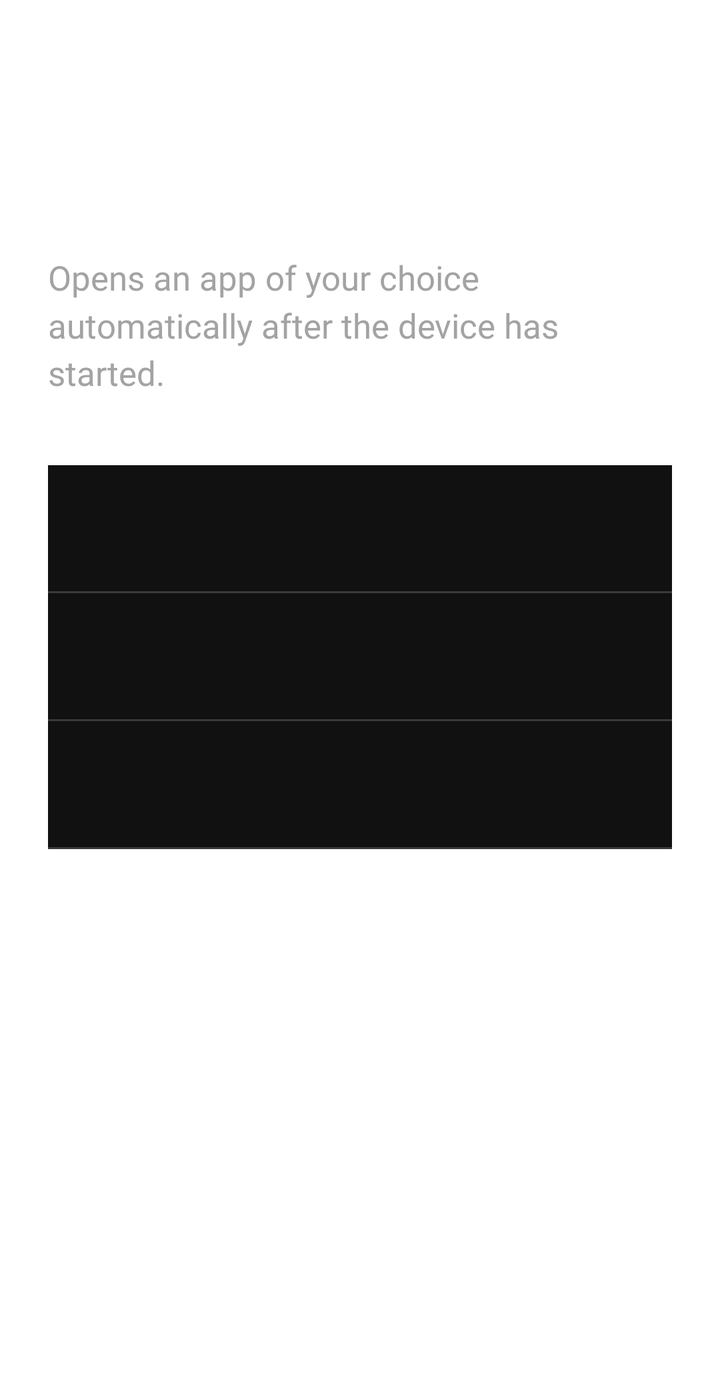
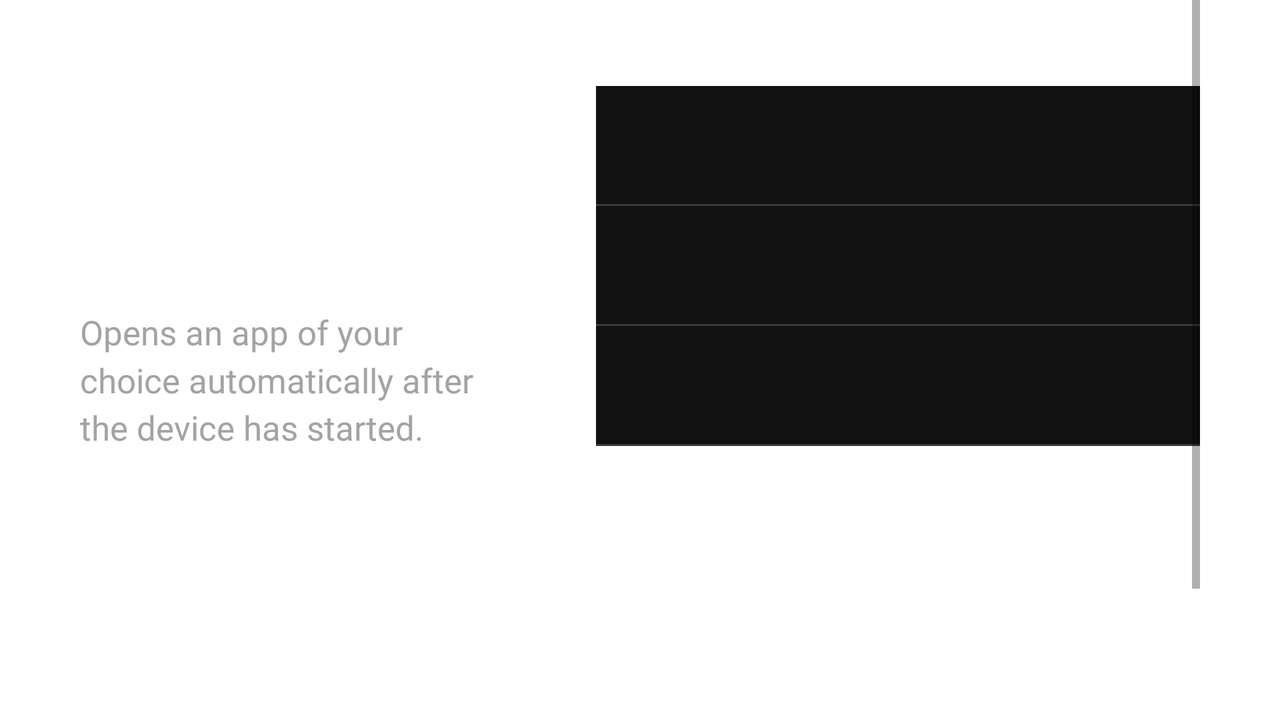

One screen, two layout resources from the same app: the default and the repository's alternative for another configuration. Each is rendered where Android would select it; the XML of both is given below.
<!-- AndroidManifest.xml: application theme AppTheme -->
<!-- res/layout/activity_main.xml -->
<?xml version="1.0" encoding="utf-8"?>
<ScrollView xmlns:android="http://schemas.android.com/apk/res/android"
    android:layout_width="match_parent"
    android:layout_height="match_parent"
    android:fillViewport="true">

    <LinearLayout
        android:layout_width="match_parent"
        android:layout_height="wrap_content"
        android:clipChildren="false"
        android:clipToPadding="false"
        android:orientation="vertical"
        android:paddingStart="@dimen/page_pad_h"
        android:paddingTop="@dimen/page_pad_top"
        android:paddingEnd="@dimen/page_pad_h"
        android:paddingBottom="@dimen/page_pad_v">

        <include layout="@layout/part_header" />

        <Space
            android:layout_width="match_parent"
            android:layout_height="@dimen/section_gap" />

        <include layout="@layout/part_rows" />

        <Space
            android:layout_width="match_parent"
            android:layout_height="@dimen/section_gap" />

        <include layout="@layout/part_footer" />

        <TextView
            android:id="@+id/text_version"
            style="@style/Text.Small.Dim"
            android:layout_width="wrap_content"
            android:layout_height="wrap_content"
            android:layout_marginTop="10dp" />
    </LinearLayout>
</ScrollView>
<!-- res/layout/part_header.xml (included above) -->
<?xml version="1.0" encoding="utf-8"?>
<merge xmlns:android="http://schemas.android.com/apk/res/android">

    <TextView
        style="@style/Text.Title"
        android:layout_width="wrap_content"
        android:layout_height="wrap_content"
        android:text="@string/app_name" />

    <TextView
        style="@style/Text.Body"
        android:layout_width="wrap_content"
        android:layout_height="wrap_content"
        android:layout_marginTop="12dp"
        android:maxWidth="420dp"
        android:text="@string/description" />
</merge>
<!-- res/layout/part_rows.xml (included above) -->
<?xml version="1.0" encoding="utf-8"?>
<merge xmlns:android="http://schemas.android.com/apk/res/android">

    <View
        android:layout_width="match_parent"
        android:layout_height="@dimen/rule_heavy"
        android:background="@color/rule_heavy" />

    <include android:id="@+id/row_enabled" layout="@layout/row" />
    <include android:id="@+id/row_app" layout="@layout/row" />
    <include android:id="@+id/row_test" layout="@layout/row" />
</merge>
<!-- res/layout/part_footer.xml (included above) -->
<?xml version="1.0" encoding="utf-8"?>
<merge xmlns:android="http://schemas.android.com/apk/res/android">

    <TextView
        android:id="@+id/text_settings"
        style="@style/Link"
        android:text="@string/settings_link" />

    <TextView
        android:id="@+id/text_help"
        style="@style/Link"
        android:text="@string/help" />

    <TextView
        android:id="@+id/text_feedback"
        style="@style/Link"
        android:text="@string/feedback" />

    <TextView
        android:id="@+id/text_imprint"
        style="@style/Link"
        android:text="@string/imprint" />
</merge>
<!-- res/layout/row.xml (included above) -->
<?xml version="1.0" encoding="utf-8"?>
<LinearLayout xmlns:android="http://schemas.android.com/apk/res/android"
    style="@style/Row">

    <TextView
        android:id="@+id/row_label"
        style="@style/Text"
        android:layout_width="0dp"
        android:layout_height="wrap_content"
        android:layout_weight="1"
        android:duplicateParentState="true"
        android:paddingTop="12dp"
        android:paddingBottom="12dp" />

    <TextView
        android:id="@+id/row_value"
        style="@style/Text.Value"
        android:layout_width="wrap_content"
        android:layout_height="wrap_content"
        android:layout_marginStart="16dp"
        android:duplicateParentState="true"
        android:ellipsize="end"
        android:gravity="end"
        android:maxWidth="@dimen/value_max_width"
        android:singleLine="true" />
</LinearLayout>
<!-- resources referenced by this layout -->
<resources>
  <color name="rule_heavy">#FFFFFF</color>
  <dimen name="page_pad_h">24dp</dimen>
  <dimen name="page_pad_top">64dp</dimen>
  <dimen name="page_pad_v">32dp</dimen>
  <dimen name="rule_heavy">3dp</dimen>
  <dimen name="section_gap">32dp</dimen>
  <dimen name="value_max_width">180dp</dimen>
  <string name="app_name" translatable="false">AutoStartTV</string>
  <string name="description">Opens an app of your choice automatically after the device has started.</string>
  <string name="feedback">Feedback ↗</string>
  <string name="help">Help ↗</string>
  <string name="imprint">Imprint ↗</string>
  <string name="settings_link">Settings →</string>
  <style name="Link" parent="Text.Small">
          <item name="android:layout_width">wrap_content</item>
          <item name="android:layout_height">wrap_content</item>
          <item name="android:layout_marginLeft">-10dp</item>
          <item name="android:padding">10dp</item>
          <item name="android:background">@drawable/link_bg</item>
          <item name="android:clickable">true</item>
          <item name="android:focusable">true</item>
      </style>
  <!-- from res/values-v26/ -->
  <style name="Text">
          <item name="android:fontFamily">@font/inter_regular</item>
          <item name="android:textColor">@color/text_primary</item>
          <item name="android:textSize">@dimen/text_row</item>
      </style>
  <style name="Text.Body">
          <item name="android:textColor">@color/text_dim</item>
          <item name="android:textSize">@dimen/text_body</item>
          <item name="android:lineSpacingMultiplier">1.2</item>
      </style>
  <style name="Text.Small.Dim">
          <item name="android:textColor">@color/text_dim</item>
      </style>
  <style name="Text.Title" parent="Text.Bold">
          <item name="android:textColor">@color/text</item>
          <item name="android:textSize">@dimen/text_title</item>
          <item name="android:letterSpacing">-0.03</item>
          <item name="android:includeFontPadding">false</item>
      </style>
  <style name="Text.Value" parent="Text.Bold" />
  <!-- from res/values-v23/ -->
  <style name="AppTheme" parent="android:Theme.Material.Light.NoActionBar">
          <item name="android:windowBackground">@color/white</item>
          <item name="android:colorPrimary">@color/white</item>
          <item name="android:colorPrimaryDark">@color/white</item>
          <item name="android:colorAccent">@color/red</item>
          <item name="android:statusBarColor">@color/white</item>
          <item name="android:windowLightStatusBar">true</item>
          <item name="android:navigationBarColor">@color/black</item>
      </style>
  <style name="Text.Small">
          <item name="android:textSize">@dimen/text_small</item>
      </style>
  <!-- drawable link_bg (drawable) -->
  <?xml version="1.0" encoding="utf-8"?>
  <selector xmlns:android="http://schemas.android.com/apk/res/android">
      <item android:drawable="@color/accent" android:state_focused="true" />
      <item android:drawable="@color/accent" android:state_pressed="true" />
      <item android:drawable="@android:color/transparent" />
  </selector>
  <dimen name="row_min_height">64dp</dimen>
  <dimen name="row_pad_h">12dp</dimen>
  <dimen name="text_row">20sp</dimen>
  <color name="text_dim">#A3A3A3</color>
  <dimen name="text_body">17sp</dimen>
  <!-- from res/values-v26/ -->
  <style name="Text.Bold">
          <item name="android:fontFamily">@font/inter_bold</item>
          <item name="android:textStyle">normal</item>
      </style>
  <color name="text">#FFFFFF</color>
  <dimen name="text_title">44sp</dimen>
  <dimen name="text_small">16sp</dimen>
  <color name="accent">#22C55E</color>
  <color name="rule">#3A3A3A</color>
  <color name="background">#111111</color>
  <!-- some entries are left out for length -->
</resources>
<!-- res/layout-land/activity_main.xml (the repository's variant of the layout above) -->
<!-- drawn on the phone turned sideways -->
<?xml version="1.0" encoding="utf-8"?>
<LinearLayout xmlns:android="http://schemas.android.com/apk/res/android"
    android:layout_width="match_parent"
    android:layout_height="match_parent"
    android:baselineAligned="false"
    android:orientation="horizontal"
    android:paddingStart="@dimen/page_pad_h"
    android:paddingEnd="@dimen/page_pad_h">

    <RelativeLayout
        android:layout_width="0dp"
        android:layout_height="match_parent"
        android:layout_weight="2"
        android:paddingTop="@dimen/page_pad_top"
        android:paddingBottom="@dimen/page_pad_v">

        <LinearLayout
            android:layout_width="match_parent"
            android:layout_height="wrap_content"
            android:layout_alignParentTop="true"
            android:orientation="vertical">

            <include layout="@layout/part_header" />
        </LinearLayout>

        <TextView
            android:id="@+id/text_version"
            style="@style/Text.Small.Dim"
            android:layout_width="wrap_content"
            android:layout_height="wrap_content"
            android:layout_alignParentBottom="true" />
    </RelativeLayout>

    <ScrollView
        android:layout_width="0dp"
        android:layout_height="match_parent"
        android:layout_marginStart="@dimen/column_gap"
        android:layout_weight="3">

        <LinearLayout
            android:layout_width="match_parent"
            android:layout_height="wrap_content"
            android:clipChildren="false"
            android:clipToPadding="false"
            android:orientation="vertical"
            android:paddingStart="10dp"
            android:paddingEnd="0dp"
            android:paddingTop="@dimen/page_pad_top"
            android:paddingBottom="@dimen/page_pad_v">

            <include layout="@layout/part_rows" />

            <Space
                android:layout_width="match_parent"
                android:layout_height="@dimen/section_gap" />

            <include layout="@layout/part_footer" />
        </LinearLayout>
    </ScrollView>
</LinearLayout>
<!-- resources referenced by the variant -->
<!-- as the phone turned sideways resolves them -->
<resources>
  <color name="rule_heavy">#FFFFFF</color>
  <!-- from res/values-w600dp-land/ -->
  <dimen name="column_gap">40dp</dimen>
  <!-- from res/values-w600dp-land/ -->
  <dimen name="page_pad_h">40dp</dimen>
  <!-- from res/values-w600dp-land/ -->
  <dimen name="page_pad_top">40dp</dimen>
  <!-- from res/values-w600dp-land/ -->
  <dimen name="page_pad_v">24dp</dimen>
  <dimen name="rule_heavy">3dp</dimen>
  <!-- from res/values-w600dp-land/ -->
  <dimen name="section_gap">24dp</dimen>
  <!-- from res/values-w600dp-land/ -->
  <dimen name="value_max_width">240dp</dimen>
  <string name="app_name" translatable="false">AutoStartTV</string>
  <string name="description">Opens an app of your choice automatically after the device has started.</string>
  <string name="feedback">Feedback ↗</string>
  <string name="help">Help ↗</string>
  <string name="imprint">Imprint ↗</string>
  <string name="settings_link">Settings →</string>
  <style name="Link" parent="Text.Small">
          <item name="android:layout_width">wrap_content</item>
          <item name="android:layout_height">wrap_content</item>
          <item name="android:layout_marginLeft">-10dp</item>
          <item name="android:padding">10dp</item>
          <item name="android:background">@drawable/link_bg</item>
          <item name="android:clickable">true</item>
          <item name="android:focusable">true</item>
      </style>
  <!-- from res/values-v26/ -->
  <style name="Text">
          <item name="android:fontFamily">@font/inter_regular</item>
          <item name="android:textColor">@color/text_primary</item>
          <item name="android:textSize">@dimen/text_row</item>
      </style>
  <style name="Text.Body">
          <item name="android:textColor">@color/text_dim</item>
          <item name="android:textSize">@dimen/text_body</item>
          <item name="android:lineSpacingMultiplier">1.2</item>
      </style>
  <style name="Text.Small.Dim">
          <item name="android:textColor">@color/text_dim</item>
      </style>
  <style name="Text.Title" parent="Text.Bold">
          <item name="android:textColor">@color/text</item>
          <item name="android:textSize">@dimen/text_title</item>
          <item name="android:letterSpacing">-0.03</item>
          <item name="android:includeFontPadding">false</item>
      </style>
  <style name="Text.Value" parent="Text.Bold" />
  <style name="Text.Small">
          <item name="android:textSize">@dimen/text_small</item>
      </style>
  <!-- drawable link_bg (drawable) -->
  <?xml version="1.0" encoding="utf-8"?>
  <selector xmlns:android="http://schemas.android.com/apk/res/android">
      <item android:drawable="@color/accent" android:state_focused="true" />
      <item android:drawable="@color/accent" android:state_pressed="true" />
      <item android:drawable="@android:color/transparent" />
  </selector>
  <!-- from res/values-w600dp-land/ -->
  <dimen name="row_min_height">60dp</dimen>
  <dimen name="row_pad_h">12dp</dimen>
  <!-- from res/values-w600dp-land/ -->
  <dimen name="text_row">20sp</dimen>
  <color name="text_dim">#A3A3A3</color>
  <!-- from res/values-w600dp-land/ -->
  <dimen name="text_body">17sp</dimen>
  <!-- from res/values-v26/ -->
  <style name="Text.Bold">
          <item name="android:fontFamily">@font/inter_bold</item>
          <item name="android:textStyle">normal</item>
      </style>
  <color name="text">#FFFFFF</color>
  <!-- from res/values-w600dp-land/ -->
  <dimen name="text_title">44sp</dimen>
  <!-- from res/values-w600dp-land/ -->
  <dimen name="text_small">16sp</dimen>
  <color name="accent">#22C55E</color>
  <color name="rule">#3A3A3A</color>
  <color name="background">#111111</color>
  <!-- some entries are left out for length -->
</resources>
